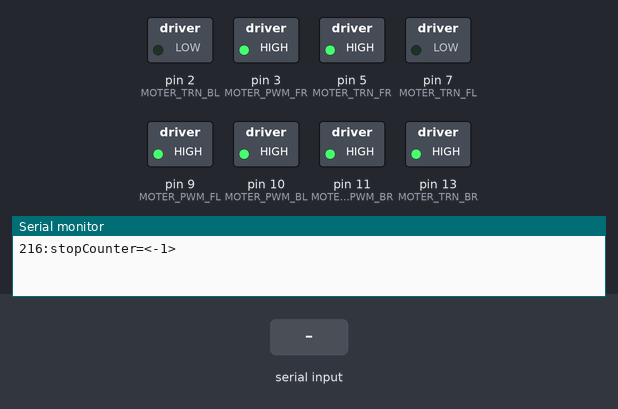
Bench run of a sketch on a simulated Arduino Uno, built with avr-gcc and run on an emulated ATmega328P. Shown: switched loads named in the sketch (green lamp = pin HIGH), the last lines printed to the serial monitor. The test bench sets the inputs (shaded band).

Above: at 1.2 s.
1.3 s: "dd\n" received over Serial
At 2.4 s:
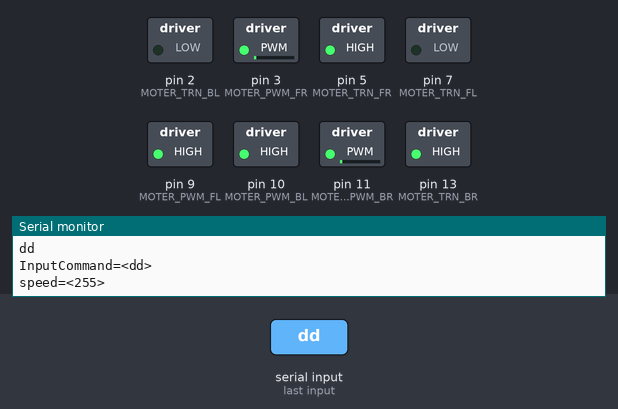
2.8 s: "bb\n" received over Serial
At 3.6 s:
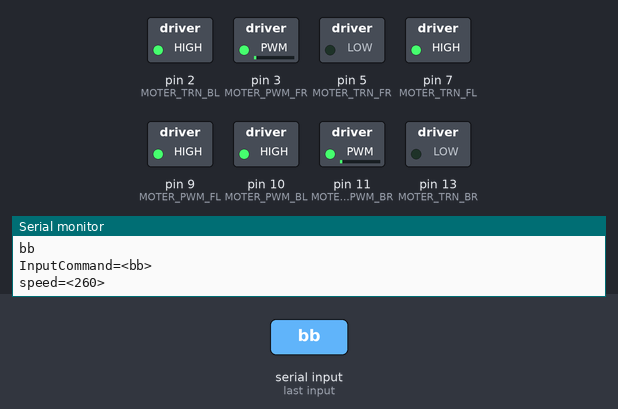
4.3 s: "gg\n" received over Serial
At 4.7 s:
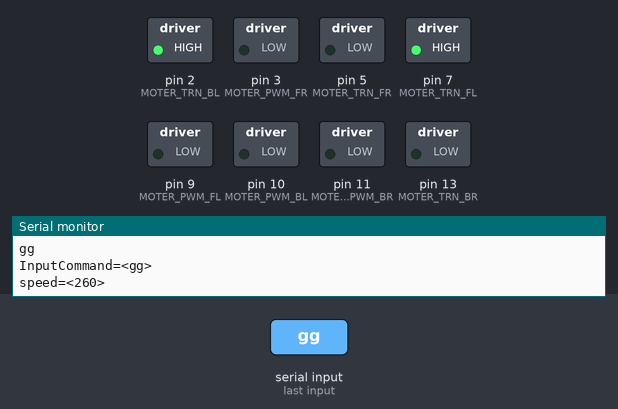
Timing chart, 0 to 8.7 s (numbered marks = the images above; inputs shaded):
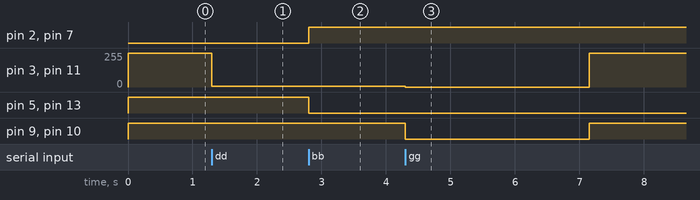

Measured:
- after the input at 1.3 s, pin 3 (MOTER_PWM_FR), pin 11 (MOTER_PWM_BR): 255/255 → 4/255 at once
- after the input at 2.8 s, pin 2 (MOTER_TRN_BL), pin 7 (MOTER_TRN_FL): LOW → HIGH at once; pin 5 (MOTER_TRN_FR), pin 13 (MOTER_TRN_BR): HIGH → LOW at once
- after the input at 4.3 s, pin 3 (MOTER_PWM_FR), pin 11 (MOTER_PWM_BR): 4/255 → 0/255 at once, → 255/255 2.9 s later; pin 9 (MOTER_PWM_FL), pin 10 (MOTER_PWM_BL): HIGH → LOW at once, → HIGH 2.9 s later

The sketch:

BLDC.pwm.ino
```cpp
#include <ArduinoJson.h>


const static char MOTER_PWM_FL = 9;
const static char MOTER_TRN_FL = 7;
const static char MOTER_SPD_FL = 8;

const static char MOTER_PWM_FR = 3;
const static char MOTER_TRN_FR = 5;
const static char MOTER_SPD_FR = 4;

const static char MOTER_PWM_BL = 10;
const static char MOTER_TRN_BL = 2;
const static char MOTER_SPD_BL = 6;


const static char MOTER_PWM_BR = 11;
const static char MOTER_TRN_BR = 13;
const static char MOTER_SPD_BR = 12;


#define FL_FF LOW
#define FL_BB HIGH

#define FR_FF HIGH
#define FR_BB LOW

#define BL_FF LOW
#define BL_BB HIGH

#define BR_FF HIGH
#define BR_BB LOW


#define FRONT() { \
  digitalWrite(MOTER_TRN_FL, LOW);\
  digitalWrite(MOTER_TRN_FR, HIGH);\
  digitalWrite(MOTER_TRN_BL, LOW);\
  digitalWrite(MOTER_TRN_BR, HIGH);\
  }


#define BACK() { \
  digitalWrite(MOTER_TRN_FL, HIGH);\
  digitalWrite(MOTER_TRN_FR, LOW);\
  digitalWrite(MOTER_TRN_BL, HIGH);\
  digitalWrite(MOTER_TRN_BR, LOW);\
  }

#define STOP() {\
  analogWrite(MOTER_PWM_FL, 0xff);\
  analogWrite(MOTER_PWM_FR, 0xff);\
  analogWrite(MOTER_PWM_BL, 0xff);\
  analogWrite(MOTER_PWM_BR, 0xff);\
}

void setup()
{
  pinMode(MOTER_PWM_FL, OUTPUT);
  pinMode(MOTER_PWM_FR, OUTPUT);
  pinMode(MOTER_PWM_BL, OUTPUT);
  pinMode(MOTER_PWM_BR, OUTPUT);

  pinMode(MOTER_TRN_FL, OUTPUT);
  pinMode(MOTER_TRN_FR, OUTPUT);
  pinMode(MOTER_TRN_BL, OUTPUT);
  pinMode(MOTER_TRN_BR, OUTPUT);

  pinMode(MOTER_SPD_FL, INPUT);
  pinMode(MOTER_SPD_FR, INPUT);
  pinMode(MOTER_SPD_BL, INPUT);
  pinMode(MOTER_SPD_BR, INPUT);


  TCCR1B = TCCR1B & B11111000 | B00000001;
  TCCR2B = TCCR2B & B11111000 | B00000001;

/*
 * stop
*/
  STOP();
/*
 * front
*/
  FRONT();

  analogWrite(MOTER_PWM_FL, 0xcf);
  analogWrite(MOTER_PWM_FR, 0xcf);
  analogWrite(MOTER_PWM_BL, 0xcf);
  analogWrite(MOTER_PWM_BR, 0xcf);

//  Serial.begin(9600);
  Serial.begin(115200);

}

int speed = 0xff;
int speed_FL = 0xff;
int speed_FR = 0xff;
int speed_BL = 0xff;
int speed_BR = 0xff;

String InputCommand ="";


static long stopCounter = 0;
static long const iStopTimeoutCounter = 300000L;

#define DUMP_VAR(x)  { \
  Serial.print(__LINE__);\
  Serial.print(":"#x"=<");\
  Serial.print(x);\
  Serial.print(">\n");\
}

#define CONFIRM_WHEEL(name) {\
  DUMP_VAR(motor);\
  DUMP_VAR(spd);\
  DUMP_VAR(front);\
  if(motor == #name) {\
    speed_##name = spd;\
    analogWrite(MOTER_PWM_##name, spd);\
    stopCounter = iStopTimeoutCounter;\
    if(front) {\
      digitalWrite(MOTER_TRN_##name , name##_FF);\
      DUMP_VAR(front);\
    } else {\
      digitalWrite(MOTER_TRN_##name, name##_BB);\
      DUMP_VAR(front);\
    }\
  }\
  DUMP_VAR(stopCounter);\
}

void tryConfirmJson() {
  StaticJsonBuffer<256> jsonBuffer;
  JsonObject& root = jsonBuffer.parseObject(InputCommand);
  if (root.success()) {
    InputCommand = "";
    for (JsonObject::iterator it=root.begin(); it!=root.end(); ++it) {
      JsonObject& params = it->value;
      int spd = params["s"];
      int front = params["f"];
      String motor = it->key;
      DUMP_VAR(motor);
      DUMP_VAR(spd);
      DUMP_VAR(front);
      CONFIRM_WHEEL(FL);
      CONFIRM_WHEEL(FR);
      CONFIRM_WHEEL(BL);
      CONFIRM_WHEEL(BR);
    }
  }
}

void run_comand() {
  Serial.print("InputCommand=<");
  Serial.print(InputCommand);
  Serial.print(">\n");
  Serial.print("speed=<");
  Serial.print(speed);
  Serial.print(">\n");
  if(InputCommand=="uu") {
    speed -= 5;
    analogWrite(MOTER_PWM_FL, speed);
    analogWrite(MOTER_PWM_FR, speed);
    analogWrite(MOTER_PWM_BL, speed);
    analogWrite(MOTER_PWM_BR, speed);
  }
  if(InputCommand=="dd") {
    speed += 5;
    analogWrite(MOTER_PWM_FL, speed);
    analogWrite(MOTER_PWM_FR, speed);
    analogWrite(MOTER_PWM_BL, speed);
    analogWrite(MOTER_PWM_BR, speed);
  }
  if(InputCommand=="ff") {
    FRONT();
    stopCounter = iStopTimeoutCounter;
  }
  if(InputCommand=="bb") {
    BACK();
    stopCounter = iStopTimeoutCounter;
  }
  if(InputCommand=="ss") {
    speed =0xff;
    analogWrite(MOTER_PWM_FL, speed);
    analogWrite(MOTER_PWM_FR, speed);
    analogWrite(MOTER_PWM_BL, speed);
    analogWrite(MOTER_PWM_BR, speed);
  }
  if(InputCommand=="gg") {
    speed =0;
    analogWrite(MOTER_PWM_FL, speed);
    analogWrite(MOTER_PWM_FR, speed);
    analogWrite(MOTER_PWM_BL, speed);
    analogWrite(MOTER_PWM_BR, speed);
  }
}

#define STOP_SPD() { \
  speed =0xff;\
  speed_FL = 0xff;\
  speed_FR = 0xff;\
  speed_BL = 0xff;\
  speed_BR = 0xff;\
}

void loop() {
  // stop
  if(stopCounter-- == 0) {
    STOP_SPD();
    STOP();
    DUMP_VAR(stopCounter);
  }
  if (Serial.available() > 0) {
    char incomingByte = Serial.read();
    Serial.print(incomingByte);
    if(incomingByte =='\n' || incomingByte =='\r') {
      run_comand();
      InputCommand = "";
    } else if(incomingByte =='}') {
      InputCommand += incomingByte;
      tryConfirmJson();
    } else {
      InputCommand += incomingByte;
    }
    if(InputCommand.length() > 256) {
      InputCommand = "";
    }
  }
}
```
